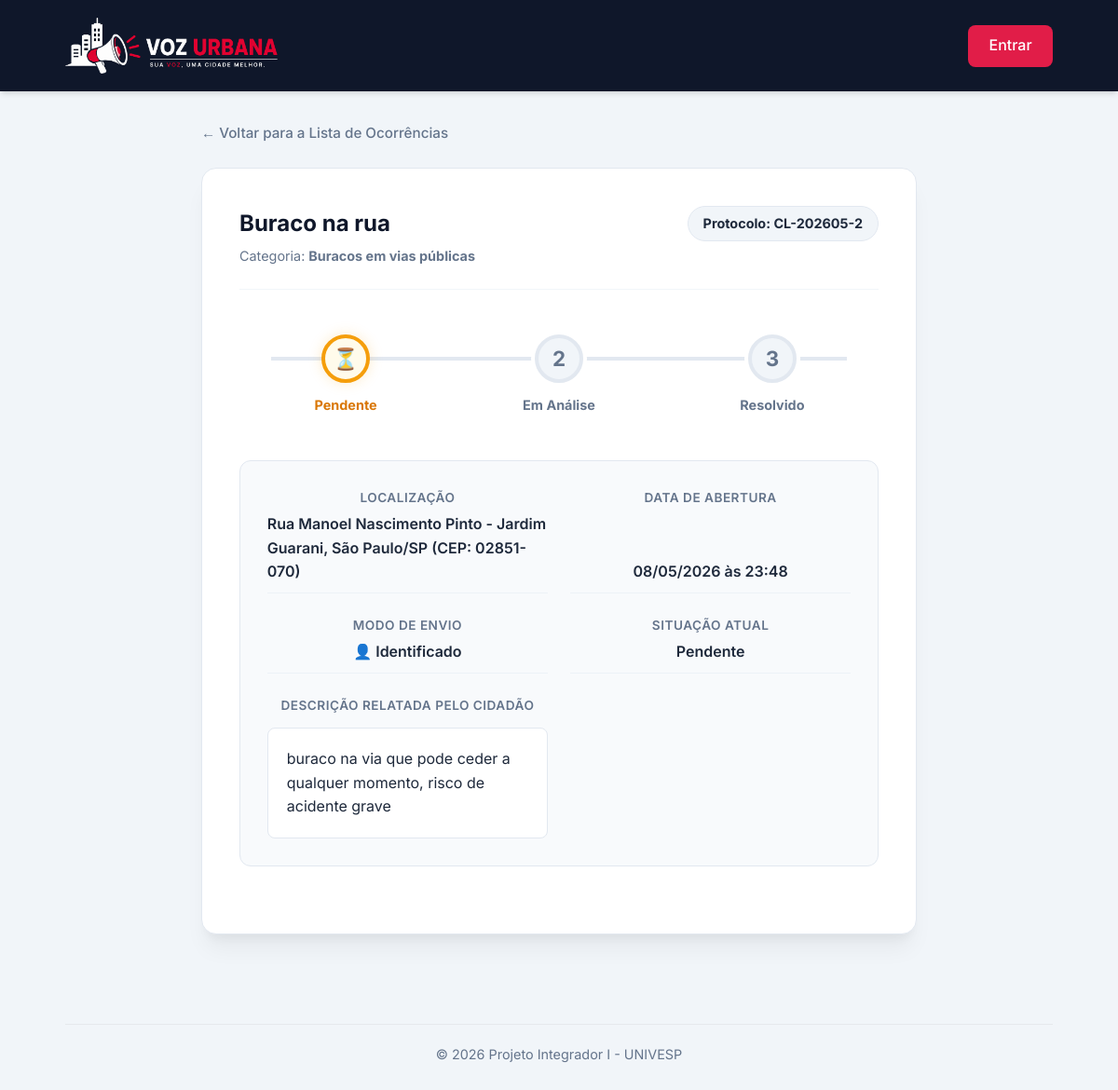
/acompanhar/2/, run on an earlier commit of the app's database.
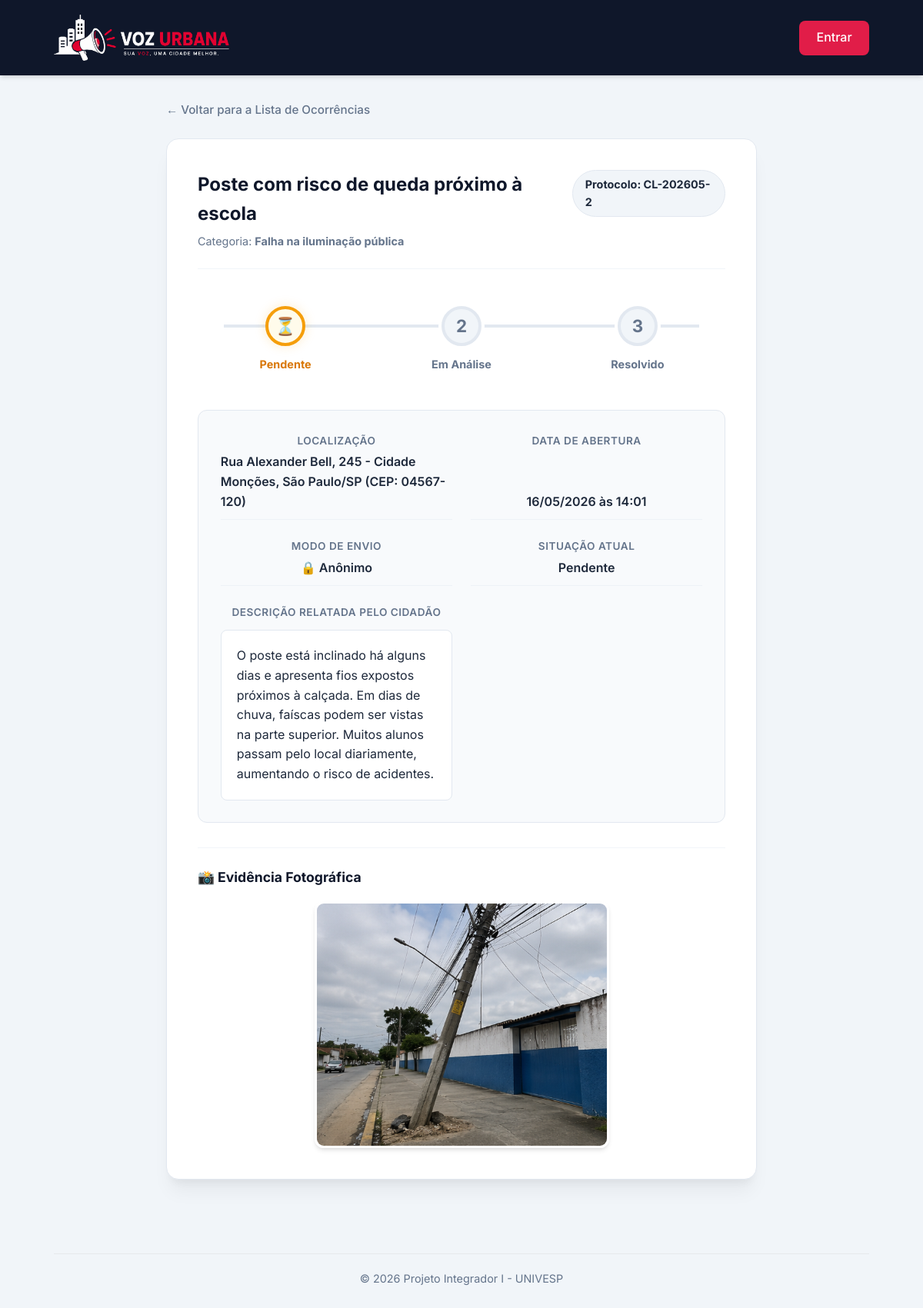
And on a later commit of the database.
### denuncias/models.py (models this page shows, shortened)
class Denuncia(models.Model):
    CATEGORIAS = [
        ('buraco', 'Buracos em vias públicas'),
        ('iluminacao', 'Falha na iluminação pública'),
        ('lixo', 'Descarte irregular de lixo / entulho'),
        ('enchente', 'Alagamento / Enchente'),
        ('outros', 'Outros problemas urbanos'),
    ]
    STATUS_CHOICES = [
        ('pendente', 'Pendente'),
        ('analise', 'Em Análise'),
        ('resolvido', 'Resolvido'),
    ]
    titulo = models.CharField(max_length=100, verbose_name="Título")
    categoria = models.CharField(max_length=50, choices=CATEGORIAS, verbose_name="Categoria")
    descricao = models.TextField(verbose_name="Descrição do Problema")
    cep = models.CharField(max_length=9, verbose_name="CEP", default="")
    endereco = models.CharField(max_length=255, verbose_name="Endereço", default="")
    numero = models.CharField(max_length=20, verbose_name="Número", default="", blank=True)
    bairro = models.CharField(max_length=100, verbose_name="Bairro", default="")
    cidade = models.CharField(max_length=100, verbose_name="Cidade", default="")
    estado = models.CharField(max_length=2, verbose_name="Estado", default="")
    localizacao = models.CharField(max_length=255, verbose_name="Endereço / Localização", blank=True)
    foto = models.ImageField(upload_to='denuncias/', null=True, blank=True, verbose_name="Fotografia de Evidência")
    anonimo = models.BooleanField(default=False, verbose_name="Denunciar de forma anônima")
    status = models.CharField(max_length=20, choices=STATUS_CHOICES, default='pendente', verbose_name="Status")
    resposta_gestor = models.TextField(null=True, blank=True, verbose_name="Resposta da Administração")
    criado_em = models.DateTimeField(auto_now_add=True, verbose_name="Criado em")
    atualizado_em = models.DateTimeField(auto_now=True, verbose_name="Atualizado em")
    class Meta:
        ordering = ['-criado_em']
        verbose_name = "Denúncia"
        verbose_name_plural = "Denúncias"

### denuncias/views.py (the view)
# urls.py: path('acompanhar/<int:pk>/', views.detalhe_chamado, name='detalhe_chamado'),
def detalhe_chamado(request, pk):
    denuncia = get_object_or_404(Denuncia, pk=pk)
    return render(request, 'denuncias/detalhe.html', {'denuncia': denuncia})

### templates/denuncias/detalhe.html (shortened to what this page needs)
{% extends 'base.html' %}
{% block content %}
<div class="detail-container">
    <div class="back-link-container">
        <a href="{% url 'acompanhar_chamado' %}" class="btn-back">&larr; Voltar para a Lista de Ocorrências</a>
    </div>
    <div class="timeline-card status-{{ denuncia.status }}">
        <div class="timeline-title-row">
            <div>
                <h3>{{ denuncia.titulo }}</h3>
                <p style="color: var(--text-muted); font-size: 0.9rem; margin-top: 0.25rem;">
                    Categoria: <strong>{{ denuncia.get_categoria_display }}</strong>
                </p>
            </div>
            <span class="protocol-badge">Protocolo: CL-{{ denuncia.criado_em|date:"Y" }}{{ denuncia.criado_em|date:"m" }}-{{ denuncia.pk }}</span>
        </div>
        <div class="status-timeline">
            <div class="timeline-step step-1">
                <div class="step-circle">
                    {% if denuncia.status == 'pendente' %}⏳{% else %}✔{% endif %}
                </div>
                <span class="step-label">Pendente</span>
            </div>
            <div class="timeline-step step-2">
                <div class="step-circle">
                    {% if denuncia.status == 'pendente' %}2{% elif denuncia.status == 'analise' %}🛠️{% else %}✔{% endif %}
                </div>
                <span class="step-label">Em Análise</span>
            </div>
            <div class="timeline-step step-3">
                <div class="step-circle">
                    {% if denuncia.status == 'resolvido' %}🎉{% else %}3{% endif %}
                </div>
                <span class="step-label">Resolvido</span>
            </div>
        </div>
        <div class="details-grid">
            <div class="detail-item">
                <span class="detail-label">Localização</span>
                <span class="detail-value">{{ denuncia.localizacao }}</span>
            </div>
            <div class="detail-item">
                <span class="detail-label">Data de Abertura</span>
                <span class="detail-value">{{ denuncia.criado_em|date:"d/m/Y \à\s H:i" }}</span>
            </div>
            <div class="detail-item">
                <span class="detail-label">Modo de Envio</span>
                <span class="detail-value">
                    {% if denuncia.anonimo %}
                        🔒 Anônimo
                    {% else %}
                        👤 Identificado
                    {% endif %}
                </span>
            </div>
            <div class="detail-item">
                <span class="detail-label">Situação Atual</span>
                <span class="detail-value" style="text-transform: capitalize;">{{ denuncia.get_status_display }}</span>
            </div>
            <div class="detail-item desc">
                <span class="detail-label">Descrição Relatada pelo Cidadão</span>
                <div class="detail-value desc">{{ denuncia.descricao|linebreaks }}</div>
            </div>
        </div>
        {% if denuncia.foto %}
            <div class="attached-photo-box">
                <h4>📸 Evidência Fotográfica</h4>
                <img src="{{ denuncia.foto.url }}" alt="Foto da ocorrência" class="attached-img">
            </div>
        {% endif %}
    </div>
</div>
{% endblock %}

What changed in the data, as far as the page shows it:
changed Denuncia "Pendente": titulo "Buraco na rua" → "Poste com risco de queda próximo à escola"; categoria "Buracos em vias públicas" → "Falha na iluminação pública"; localizacao "Rua Manoel Nascimento Pinto - Jardim Guarani, São Paulo/SP (CEP: 02851-070)" → "Rua Alexander Bell, 245 - Cidade Monções, São Paulo/SP (CEP: 04567-120)"; criado_em "08/05/2026 às 23:48" → "16/05/2026 às 14:01"; descricao "buraco na via que pode ceder a qualquer momento, risco de acidente grave" → "O poste está inclinado há alguns dias e apresenta fios expostos próximos à calçada. Em dias de chuva, faíscas podem ser vistas na parte superior. Muitos alunos passam pelo local diariamente, aumentando o risco de acidentes."; foto: picture added
Also different on the page:
text no longer shown: "👤 Identificado"
text now shown: "🔒 Anônimo 📸 Evidência Fotográfica"
